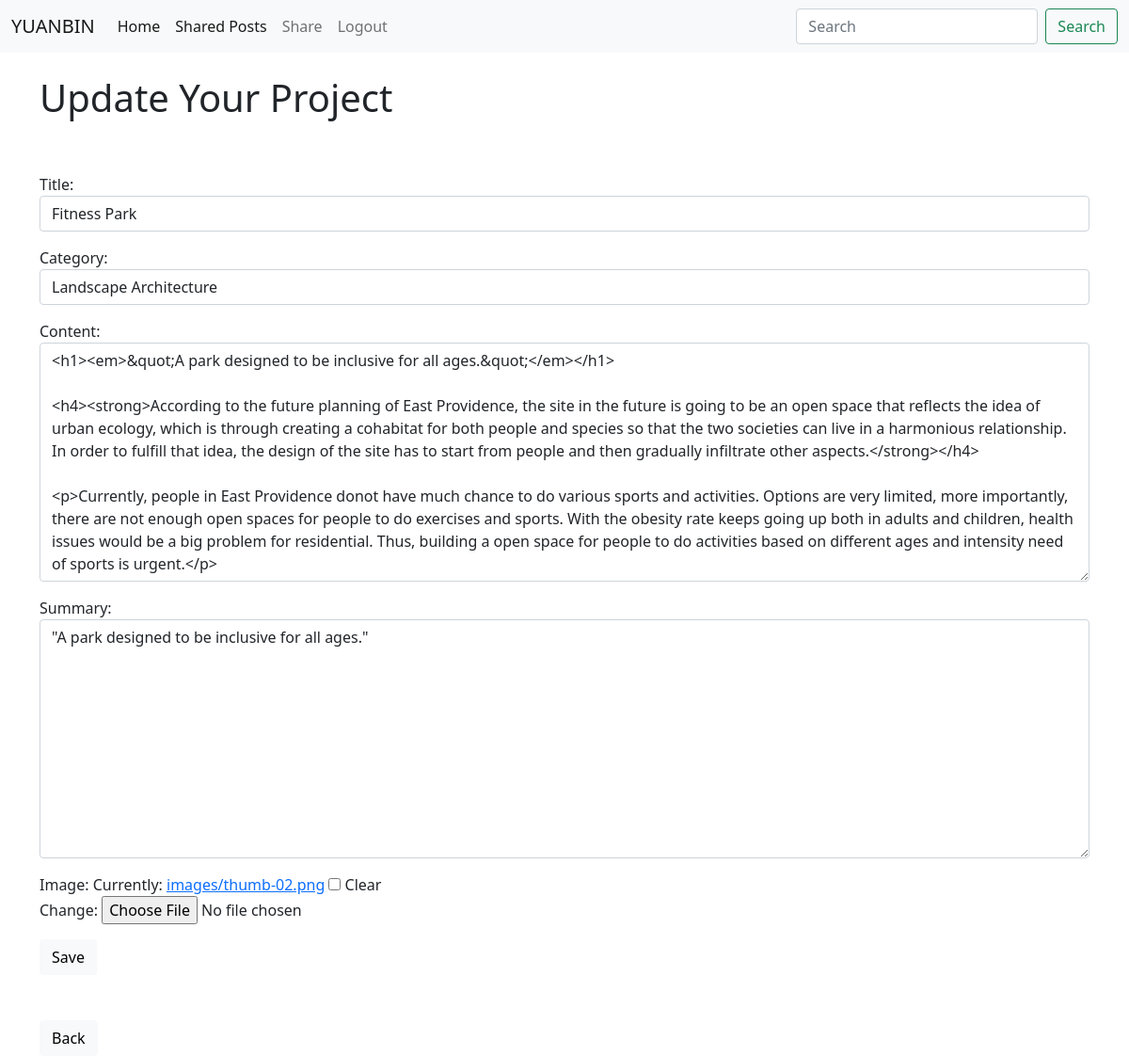
Screenshot of /project/edit/4 (signed in) with the database file from the repository.
### portfolio/models.py (models this page shows, shortened)
class Project(models.Model):
    title = models.CharField(max_length=255)
    image = models.ImageField(blank=True, null = True, upload_to = "images/")
    author = models.ForeignKey(User, on_delete=models.CASCADE, related_name="projects")
    content = RichTextField(blank = True, null = True)
    timestamp = models.DateTimeField(auto_now_add=True)
    category = models.CharField(max_length=255,default = 'Landscape Architecture')
    likes = models.ManyToManyField(User, related_name="likers")
    summary = models.CharField(max_length=255,blank = True, null = True)

### portfolio/views.py (the view)
class EditProjectView(UpdateView):
    model = Project
    form_class = EditForm
    template_name = 'edit.html'

### portfolio/forms.py
class EditForm(forms.ModelForm):
    class Meta:
        model = Project
        fields = ('title', 'category', 'content', 'summary', 'image')
        widgets = {
            'title':
            forms.TextInput(attrs={'class': 'form-control'}),
            'category':
            forms.Select(choices=categories_list,
                         attrs={'class': 'form-control'}),
            'content':
            forms.Textarea(attrs={'class': 'form-control'}),
            'summary':
            forms.Textarea(attrs={'class': 'form-control'}),
        }

### portfolio/templates/edit.html (shortened to what this page needs)
{% extends 'layout.html' %}
{% block content %}
{% if user.is_authenticated %}
    {% if user.id == project.author.id %}
        <h1> Update Your Project </h1>
        <br/><br/>
        <div class="form-group">
        <form method = "POST" enctype="multipart/form-data">
            {{form.as_p}}
            <button class="btn btn-light">Save</button>
        </form>
        </div>
    {% else %}
        <strong>Login As Author To Edit Project</strong>
    {% endif %}
{% else %}
 <strong>You Have To Login To Access This Page</strong>
{% endif %}
<br/><br/>
<a class="btn btn-light" href="{% url 'index' %}">Back </a>
{% endblock %}

### rows the page displays
Project: title "Fitness Park", category "Landscape Architecture", content "<h1><em>&quot;A park designed to be inclusive for all ages.&quot;</em></h1> <h4><strong>According to the future planning of East Providence, the site in the future is going to be an open space that reflects the idea of urban ecology, which is through creating a cohabitat for both people and species so that the two societies can live in a harmonious relationship. In order to fulfill that idea, the design of the site has to start from people and then gradually infiltrate other aspects.</strong></h4> <p>Currently, people in East Providence donot have much chance to do various sports and activities. Options are very limited, more importantly, there are not enough open spaces for people to do…", summary "\"A park designed to be inclusive for all ages.\""
